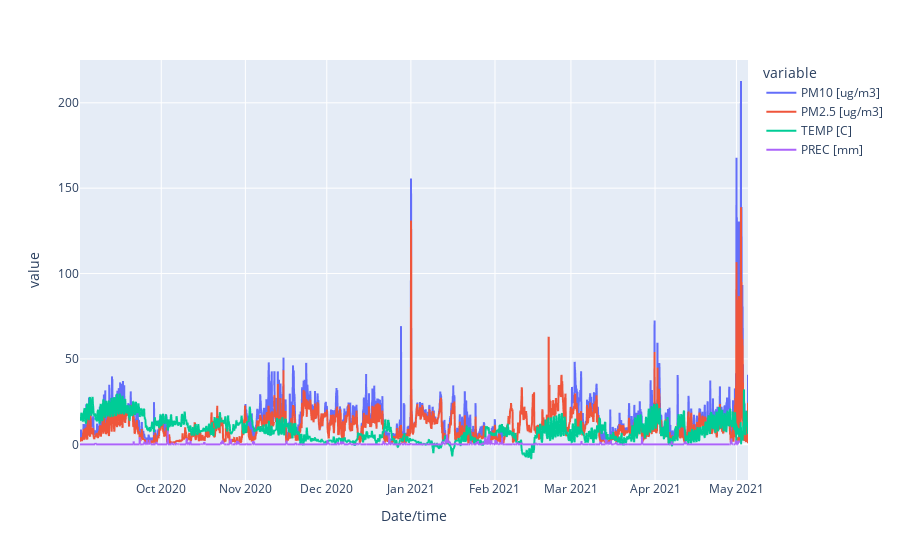

Notebook cell for this chart:
### Code cell
df.plot()

### Figure 1 — Plotly figure (JSON) as saved in the notebook; plotly's stock layout.template omitted (floating-point values rounded to 4 significant figures; data arrays with more than 128 entries replaced by an {"elided": "..."} marker saying what was removed)
{"data": [{"hovertemplate": "variable=PM10 [ug/m3]<br>Date/time=%{x}<br>value=%{y}<extra></extra>", "legendgroup": "PM10 [ug/m3]", "line": {"color": "#636efa", "dash": "solid"}, "mode": "lines", "name": "PM10 [ug/m3]", "showlegend": true, "type": "scattergl", "x": {"elided": "7439 str values"}, "xaxis": "x", "y": {"elided": "7439 float values"}, "yaxis": "y"}, {"hovertemplate": "variable=PM2.5 [ug/m3]<br>Date/time=%{x}<br>value=%{y}<extra></extra>", "legendgroup": "PM2.5 [ug/m3]", "line": {"color": "#EF553B", "dash": "solid"}, "mode": "lines", "name": "PM2.5 [ug/m3]", "showlegend": true, "type": "scattergl", "x": {"elided": "7439 str values"}, "xaxis": "x", "y": {"elided": "7439 float values"}, "yaxis": "y"}, {"hovertemplate": "variable=TEMP [C]<br>Date/time=%{x}<br>value=%{y}<extra></extra>", "legendgroup": "TEMP [C]", "line": {"color": "#00cc96", "dash": "solid"}, "mode": "lines", "name": "TEMP [C]", "showlegend": true, "type": "scattergl", "x": {"elided": "7439 str values"}, "xaxis": "x", "y": {"elided": "7439 float values"}, "yaxis": "y"}, {"hovertemplate": "variable=PREC [mm]<br>Date/time=%{x}<br>value=%{y}<extra></extra>", "legendgroup": "PREC [mm]", "line": {"color": "#ab63fa", "dash": "solid"}, "mode": "lines", "name": "PREC [mm]", "showlegend": true, "type": "scattergl", "x": {"elided": "7439 str values"}, "xaxis": "x", "y": {"elided": "7439 float values"}, "yaxis": "y"}], "layout": {"legend": {"title": {"text": "variable"}, "tracegroupgap": 0}, "margin": {"t": 60}, "xaxis": {"anchor": "y", "domain": [0, 1], "title": {"text": "Date/time"}}, "yaxis": {"anchor": "x", "domain": [0, 1], "title": {"text": "value"}}}}
